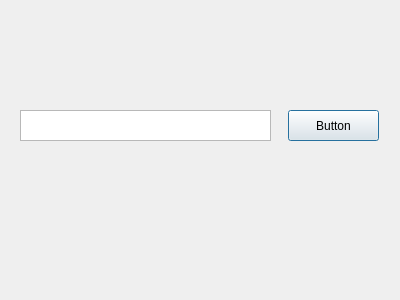
<?xml version="1.0" encoding="UTF-8"?>
<ui version="4.0">
 <class>Dialog</class>
 <widget class="QDialog" name="Dialog">
  <property name="geometry">
   <rect>
    <x>0</x>
    <y>0</y>
    <width>400</width>
    <height>300</height>
   </rect>
  </property>
  <property name="windowTitle">
   <string>Dialog</string>
  </property>
  <widget class="QPushButton" name="pushButton">
   <property name="geometry">
    <rect>
     <x>288</x>
     <y>110</y>
     <width>91</width>
     <height>31</height>
    </rect>
   </property>
   <property name="text">
    <string>Button</string>
   </property>
  </widget>
  <widget class="QTextEdit" name="textEdit">
   <property name="geometry">
    <rect>
     <x>20</x>
     <y>110</y>
     <width>251</width>
     <height>31</height>
    </rect>
   </property>
  </widget>
 </widget>
 <layoutdefault spacing="6" margin="11"/>
 <resources/>
 <connections/>
</ui>
